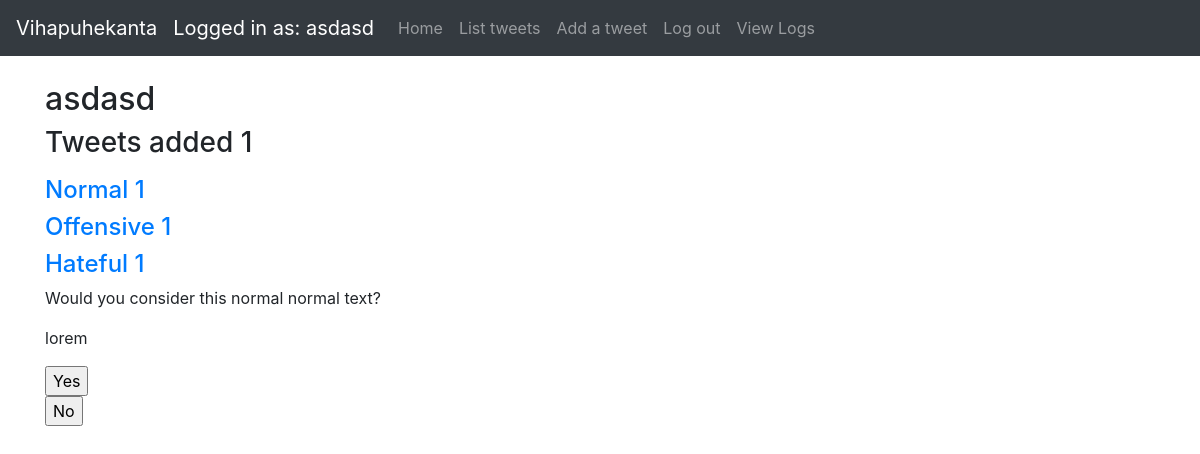
The app's page / (signed in) with its own data.
### application/auth/models.py (models this page shows, shortened)
class User(db.Model):
    __tablename__ = "account"
    id = db.Column(db.Integer, primary_key=True)
    date_created = db.Column(db.DateTime, default=db.func.current_timestamp())
    date_modified = db.Column(db.DateTime, default=db.func.current_timestamp(),
                              onupdate=db.func.current_timestamp())
    name = db.Column(db.String(144), nullable=False)
    username = db.Column(db.String(144), nullable=False)
    password = db.Column(db.String(144), nullable=False)
    tweets = db.relationship("Tweet", backref='account', lazy=True)

### application/tweets/models.py (models this page shows, shortened)
class Tweet(db.Model):
    id = db.Column(db.Integer, primary_key=True)
    date_created = db.Column(db.DateTime, default=db.func.current_timestamp())
    date_modified = db.Column(db.DateTime, default=db.func.current_timestamp(),
                              onupdate=db.func.current_timestamp())
    tweetid = db.Column(db.String(100))
    tweettype = db.Column(db.String(100))
    tweettext = db.Column(db.String(300))
    addedby = db.Column(db.String(100))
    tweetdescription = db.Column(db.String(100))
    account_id = db.Column(db.Integer, db.ForeignKey('account.id'),
                           nullable=False)

### application/views.py (the view)
@app.route("/")
@login_required
def index():
    tweet_query = tweet_query_user().all()
    normal = normal_size(tweet_query)
    offensive = offensive_size(tweet_query)
    hateful = hateful_size(tweet_query)
    random_tweet = randRow()
    return render_template("index.html", tweets=len(tweet_query), tweetsNormal=normal,
                           tweetsOffensive=offensive, tweetsHateful=hateful, tweet=random_tweet)

### application/__init__.py (called while the page is built)
@login_manager.user_loader
def load_user(user_id):
    return User.query.get(user_id)

### application/tweets/views.py (called while the page is built)
def tweet_query_user():
    return db.session().query(Tweet).filter(Tweet.account_id == current_user.id)

### application/views.py (called while the page is built)
def randRow():
    row_id = Tweet.query.order_by(func.random()).first().id
    row = Tweet.query.get(row_id)
    return row

def normal_size(tweetquery):
    return len(tweetquery)

def offensive_size(tweetquery):
    return len(tweetquery)

def hateful_size(tweetquery):
    return len(tweetquery)

### application/templates/index.html (shortened to what this page needs)
{% extends "layout.html" %}
{% block body %}
    {% if current_user.is_authenticated %}
        <h2>
            {{ current_user.name }}
        </h2>
        <h3>
            <p>Tweets added {{ tweets }}</p>
        </h3>
        <h4>
            <a href="#">Normal {{ tweetsNormal }}</a>
        </h4>
        <h4>
            <a href="#">Offensive {{ tweetsOffensive }}</a>
        </h4>
        <h4>
            <a href="#">Hateful {{ tweetsHateful }}</a>
        </h4>
        <div id="random_tweet">
            <p>Would you consider this normal {{ tweet.tweettype }} text?</p>
            <p>{{ tweet.tweettext }}</p>
            <form method="POST" action="{{ url_for('random_tweet_vote', id = tweet.id) }}">
                <input type="submit" name="vote_button" value="Yes"/>
            </form>
            <form method="POST" action="{{ url_for('random_tweet_vote', id = tweet.id) }}">
                <input type="submit" name="vote_button" value="No"/>
            </form>
        </div>
    {% else %}
        <h1>
            Hello, please login or register.
        </h1>
    {% endif %}
{% endblock %}

### application/templates/layout.html (shortened to what this page needs)
<!DOCTYPE html>
<html>
<head>
    <link rel="stylesheet" href="https://maxcdn.bootstrapcdn.com/bootstrap/4.0.0/css/bootstrap.min.css"
>
</head>
<body>
<nav class="navbar navbar-expand-md navbar-dark bg-dark mb-4">
    <a class="navbar-brand" href="#">Vihapuhekanta</a>
    {% if current_user.is_authenticated %}
        <ul class="navbar-nav mr-auto">
            <li>
                <a class="navbar-brand" href="#">Logged in as: {{ current_user.name }}</a>
            </li>
            <li class="nav-item">
                <a class="nav-link" href="/">Home</a>
            </li>
            <li class="nav-item">
                <a class="nav-link" href="{{ url_for('tweets_index') }}">List tweets</a>
            </li>
            <li class="nav-item">
                <a class="nav-link" href="{{ url_for('tweets_form') }}">Add a tweet</a>
            </li>
            <li class="nav-item">
                <a class="nav-link" href="{{ url_for('auth_logout') }}">Log out</a>
            </li>
            <li class="nav-item">
                <a class="nav-link" href="{{ url_for('view_logs') }}">View Logs</a>
            </li>
        </ul>
    {% endif %}
</nav>
<main role="main" class="container">
    {% block body %}{% endblock %}
</main>
</body>
</html>

### records on screen
User: name "asdasd"
Tweet: tweettype "normal", tweettext "lorem"

### other values on screen
{{ tweets }} "1"
{{ tweetsNormal }} "1"
{{ tweetsOffensive }} "1"
{{ tweetsHateful }} "1"
